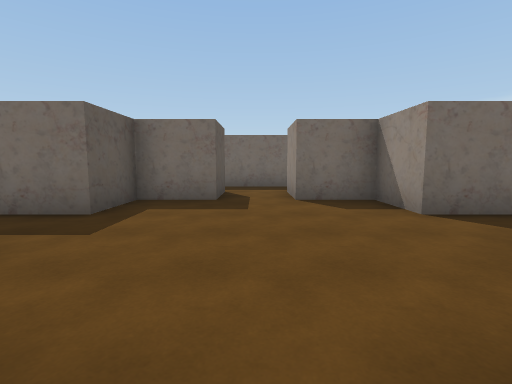
view 1 (above)

24 first-person views from a walk through a scene from a Unity 3-D project. The camera is 1.4 m above the floor, tilts 6° down and sees 85° across. The floor is counted in squares, 2 m on a side. Each view is taken from the middle of a square. On the plan, view 1 faces up. The plan holds only what a view shows up to about 9 squares ahead; the rest is blank. The place goes on beyond the plan.

view 2
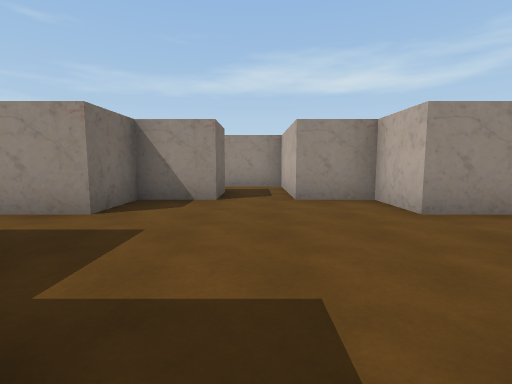

view 3
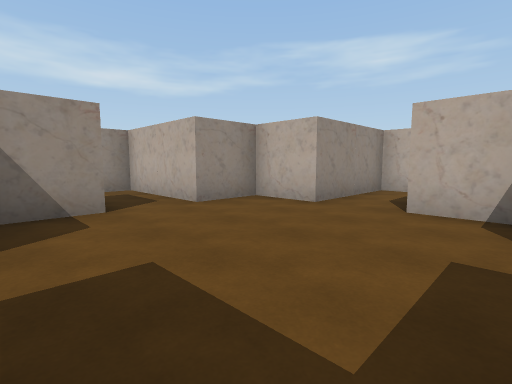

view 4
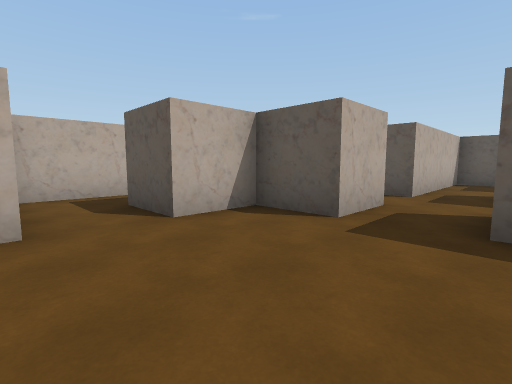

view 5
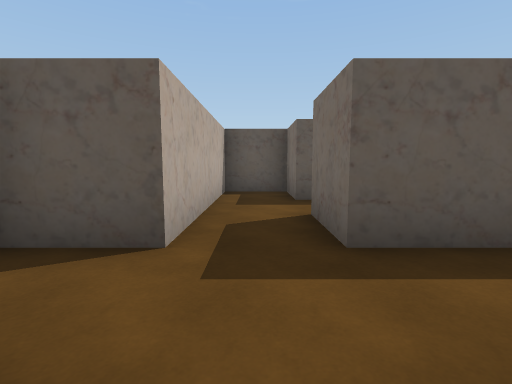

view 6
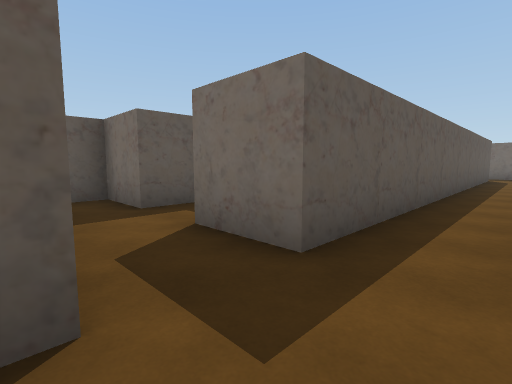

view 7
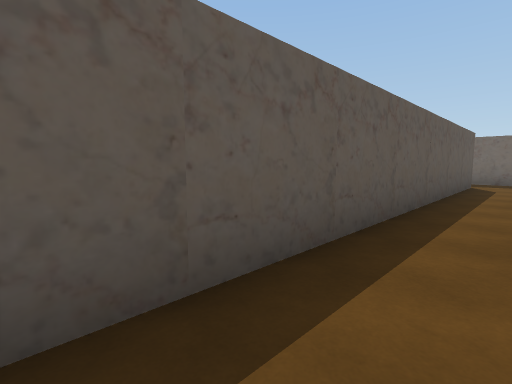

view 8
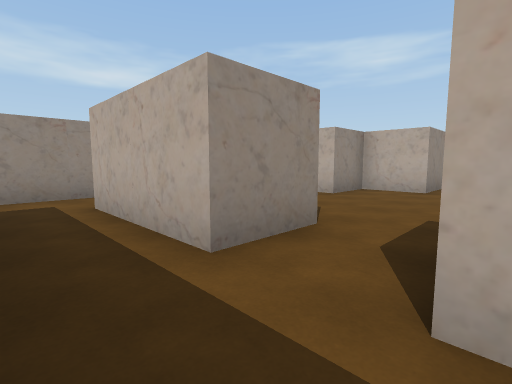

view 9
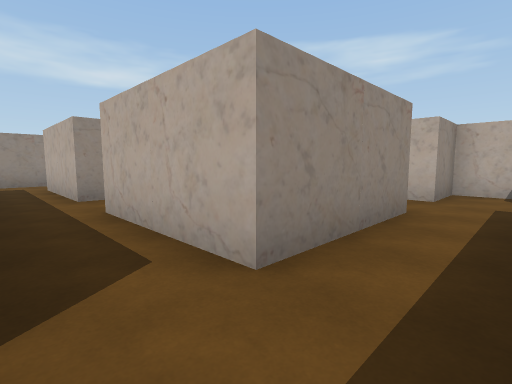

view 10
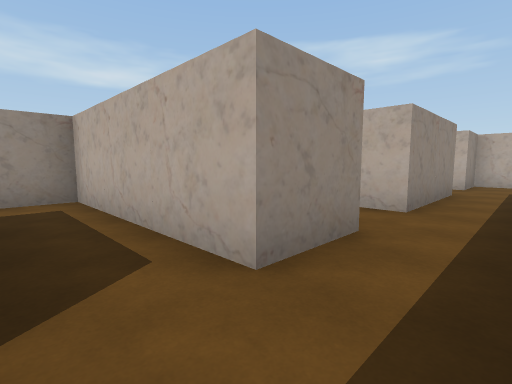

view 11
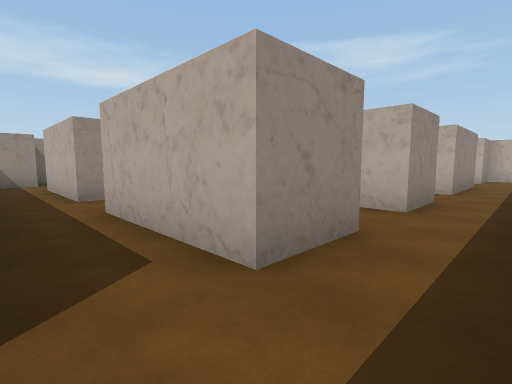

view 12
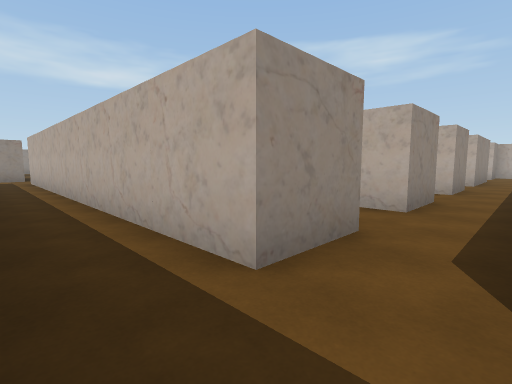

view 13
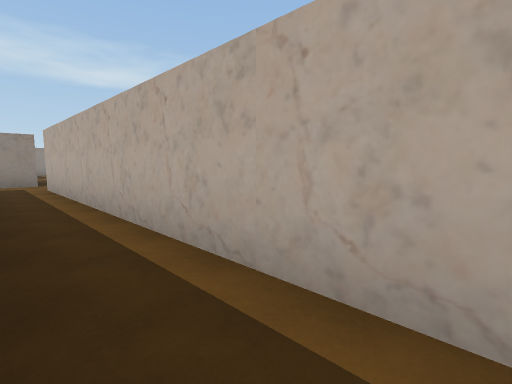

view 14
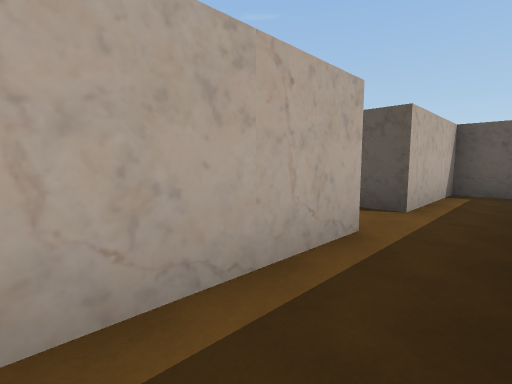

view 15
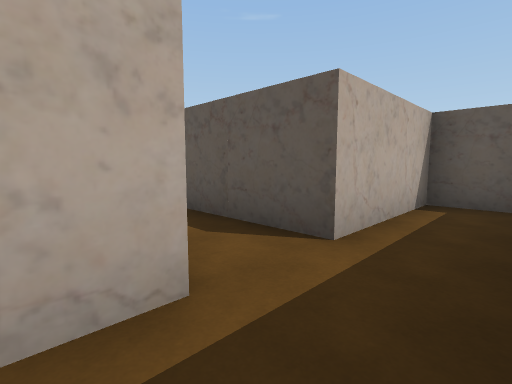

view 16
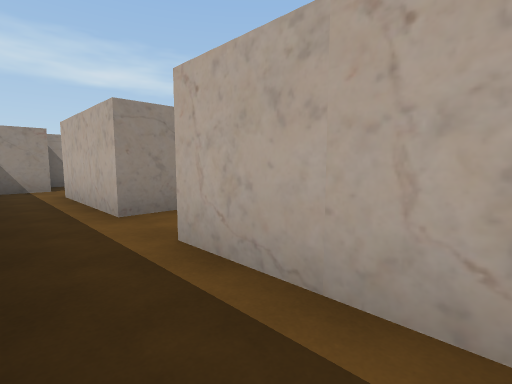

view 17
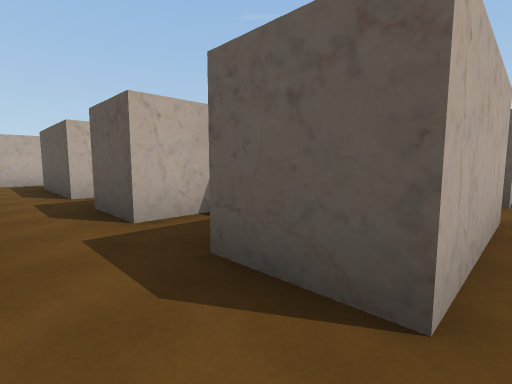

view 18
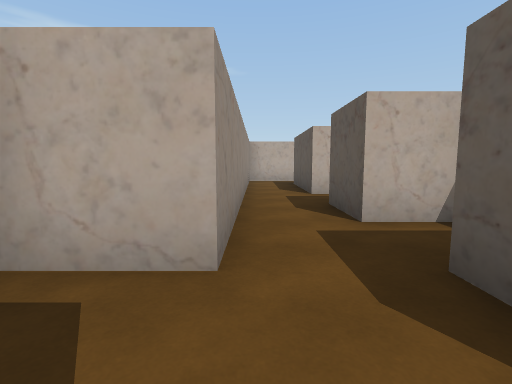

view 19
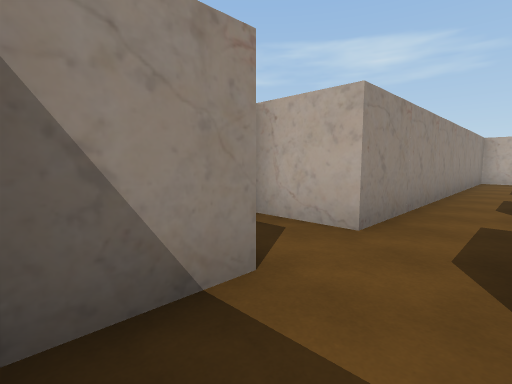

view 20
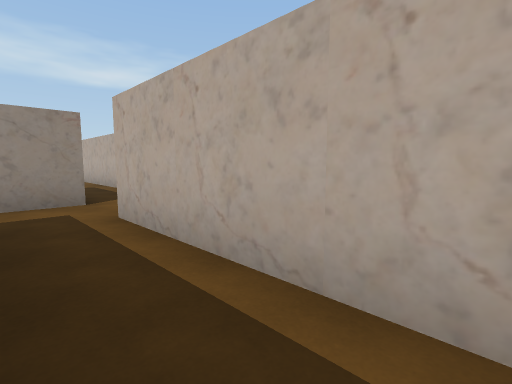

view 21
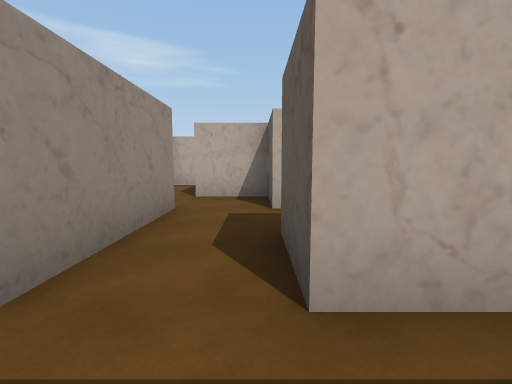

view 22
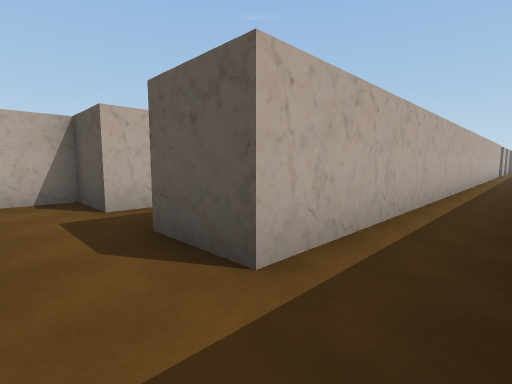

view 23
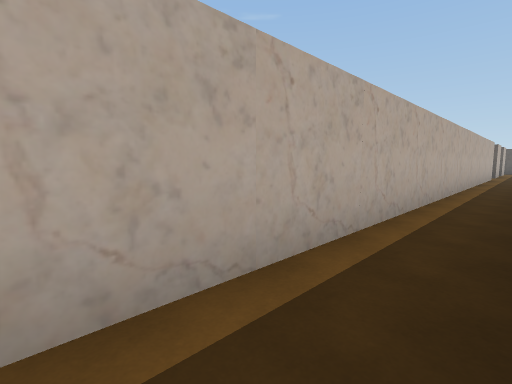

view 24
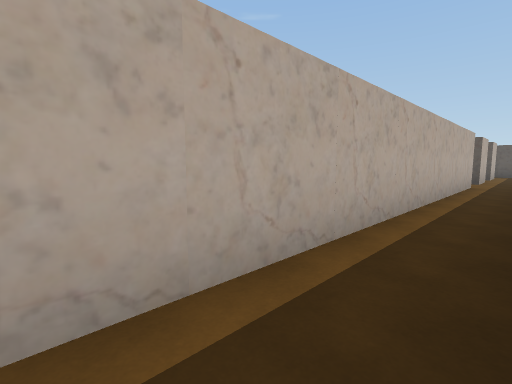

### Floor plan
Points are (right, up) in squares from view 1. A wall is a line through its corners. A room is listed if a view was taken in it or the views show most of it. See-through windows are left out.
Room 1 (view 1)
walls: (-1.4, -2.2) (0.7, -2.2) (0.7, 0.7); (-0.8, 0.7) (-0.8, -0.8)
ways out: opening at (0, 0) to room 2; opening at (-1.5, -1.5)
Room 2 (views 2, 3, 4, 5)
walls: (0.7, 0.7) (2.2, 0.7) (2.2, 2.3) (3.5, 2.3); (-0.8, 6.7) (-0.8, 5.2) (-2.3, 5.2) (-2.3, 3.8) (-3.5, 3.8); (3.7, 3.8) (2.2, 3.8) (2.2, 5.2) (0.7, 5.2) (0.7, 6.7); (-3.8, 2.3) (-2.3, 2.3) (-2.3, 0.7) (-0.8, 0.7)
ways out: opening at (0, 0) to room 1; opening at (-3, 3) to room 3; opening at (0, 6) to room 3; opening at (3, 3) to room 3
Room 3 (views 6, 7, 8, 9, 11, 16, 17, 18, 19)
walls: (1, 8.2) (-1, 8.2); (0.7, 6.7) (3.7, 6.7) (3.7, 3.8); (2.6, 9.7) (3.7, 9.7) (3.7, 8.2); (0.7, 11.4) (0.7, 12.7) (3.7, 12.7) (3.7, 11.2); (-3.8, 8.1) (-3.8, 9.7); (-3.8, 11.1) (-3.8, 12.7) (-0.8, 12.7); (-5.2, 9.5) (-5.2, 3.8); (-3.8, 3.6) (-3.8, 6.7) (-0.8, 6.7); (3.5, 2.3) (5.2, 2.3) (5.2, 11.2) (6.8, 11.2); (5.2, 12.6) (5.2, 14); (-3.8, 14.1) (-3.8, 15.7); (-5.2, 2.3) (-5.2, 0.9); (6.7, 12.1) (6.7, 12.6); (-4.8, 0.7) (-3.8, 0.7) (-3.8, 2.3); (-5.2, 15.7) (-5.2, 11.5)
ways out: opening at (-3, 3) to room 2; opening at (0, 6) to room 2; opening at (3, 3) to room 2; opening at (-4.5, 9) to room 4; opening at (-4.5, 12) to room 4; opening at (0, 12) to room 4; opening at (-4.5, 15) to room 5; opening at (-6, 3) to room 7
Room 4 (view 10)
walls: (-3.8, 9.7) (0.7, 9.7) (0.7, 11.4); (-5.2, 11.5) (-5.2, 9.5)
ways out: opening at (-4.5, 9) to room 3; opening at (-4.5, 12) to room 3; opening at (0, 12) to room 3
Room 5 (views 12, 13, 14, 15, 20)
walls: (-3.8, 15.7) (6.7, 15.7) (6.7, 14.3) (8.2, 14.3); (-4.5, 17.3) (-5.5, 17.3); (6.7, 18.8) (6.7, 17.2); (8.2, 15.6) (8.2, 18.8); (-8.3, 16.9) (-8.3, 15.7) (-5.2, 15.7)
ways out: opening at (-4.5, 15) to room 3; opening at (7.5, 18) to room 6; opening at (9, 15)
Room 6 (views 21, 22, 23, 24)
walls: (-9.8, 18.8) (6.7, 18.8)
ways out: opening at (7.5, 18) to room 5
Room 7 (no view inside)
walls: (-8.3, 4.8) (-8.3, 3.8) (-9.7, 3.8) (-9.7, 2.3) (-5.2, 2.3); (-5.2, 3.8) (-6.8, 3.8)
ways out: opening at (-6, 3) to room 3

Positions as (right, up) in squares from view 1, and headings:
1: (0, 0), facing up
2: (-3, 3), facing right
3: (-2, 5), facing down-right
4: (1, 4), facing down-left
5: (-3, 3), facing left
6: (-4, 2), facing up-left
7: (-4, 6), facing up-left
8: (-1, 8), facing down-right
9: (-5, 8), facing down-right
10: (-5, 11), facing down-right
11: (-5, 14), facing down-right
12: (-5, 17), facing down-right
13: (-2, 17), facing down-right
14: (-1, 17), facing down-left
15: (-3, 17), facing down-left
16: (-3, 14), facing down-right
17: (5, 13), facing down-left
18: (5, 13), facing down
19: (4, 14), facing down-right
20: (3, 17), facing down-right
21: (7, 20), facing down
22: (8, 20), facing down-left
23: (5, 20), facing down-left
24: (0, 20), facing down-left
